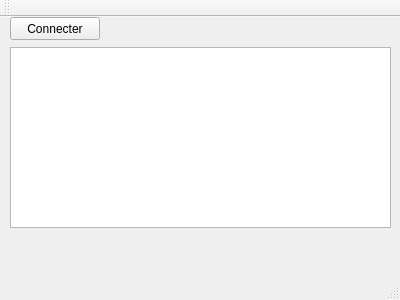
<?xml version="1.0" encoding="UTF-8"?>
<ui version="4.0">
 <class>MainWindow</class>
 <widget class="QMainWindow" name="MainWindow">
  <property name="geometry">
   <rect>
    <x>0</x>
    <y>0</y>
    <width>400</width>
    <height>300</height>
   </rect>
  </property>
  <property name="windowTitle">
   <string>Serveur TCP (@ PhA 2012 v1.0)</string>
  </property>
  <widget class="QWidget" name="centralWidget">
   <widget class="QPushButton" name="pbConnecter">
    <property name="geometry">
     <rect>
      <x>10</x>
      <y>0</y>
      <width>90</width>
      <height>23</height>
     </rect>
    </property>
    <property name="text">
     <string>Connecter</string>
    </property>
   </widget>
   <widget class="QTextEdit" name="teRec">
    <property name="geometry">
     <rect>
      <x>10</x>
      <y>30</y>
      <width>381</width>
      <height>181</height>
     </rect>
    </property>
   </widget>
  </widget>
  <widget class="QMenuBar" name="menuBar">
   <property name="geometry">
    <rect>
     <x>0</x>
     <y>0</y>
     <width>400</width>
     <height>20</height>
    </rect>
   </property>
  </widget>
  <widget class="QToolBar" name="mainToolBar">
   <attribute name="toolBarArea">
    <enum>TopToolBarArea</enum>
   </attribute>
   <attribute name="toolBarBreak">
    <bool>false</bool>
   </attribute>
  </widget>
  <widget class="QStatusBar" name="statusBar"/>
 </widget>
 <layoutdefault spacing="6" margin="11"/>
 <resources/>
 <connections/>
</ui>
